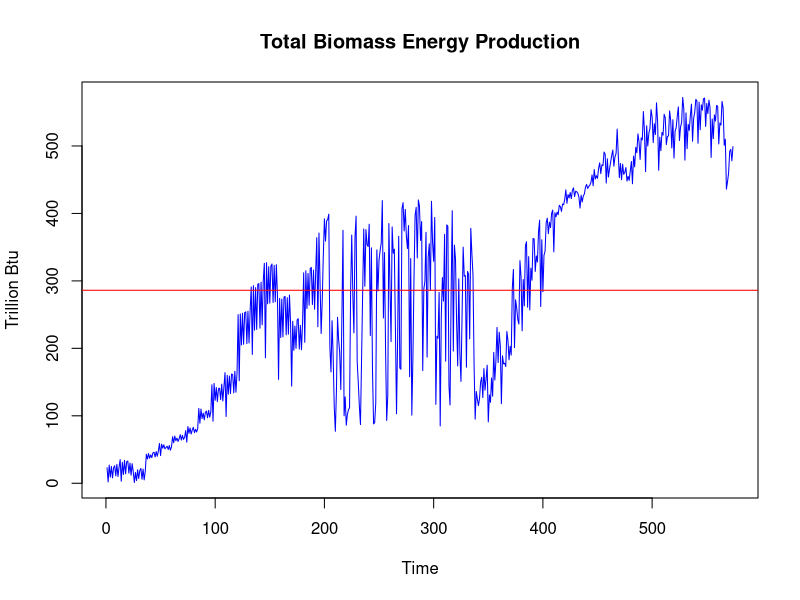
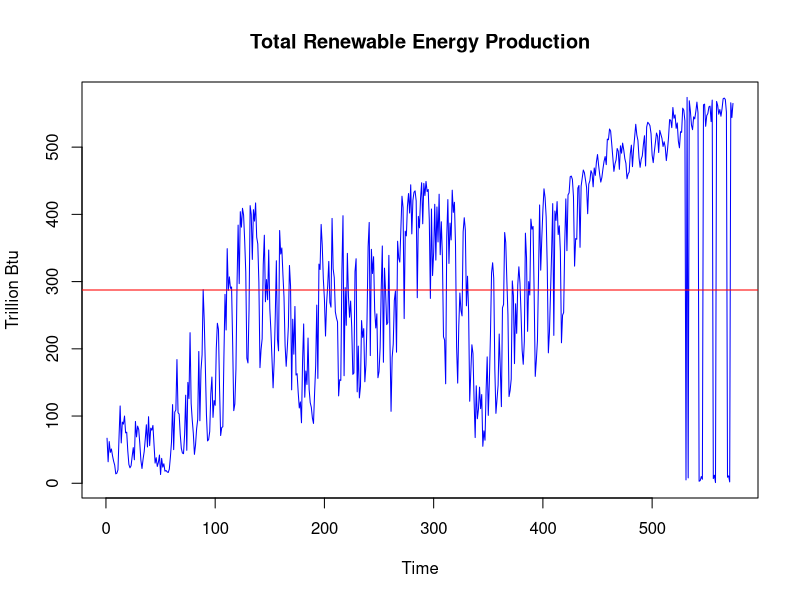
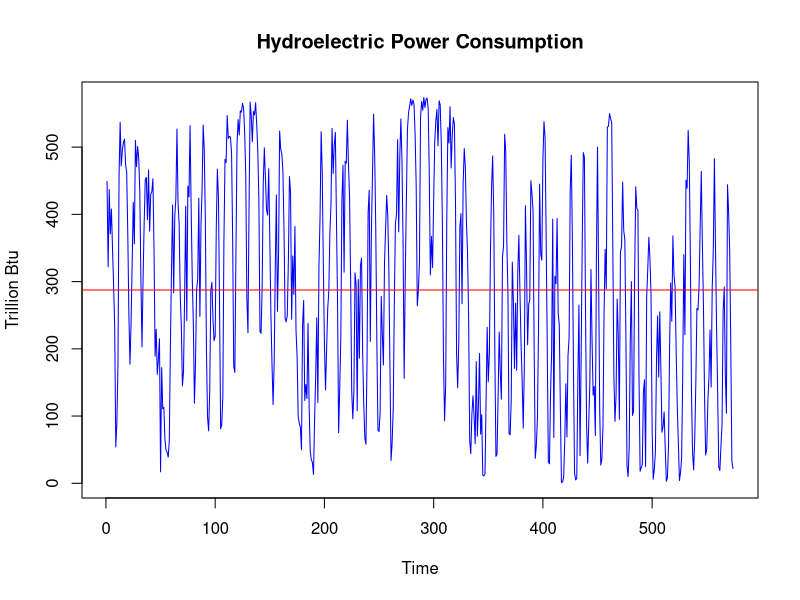
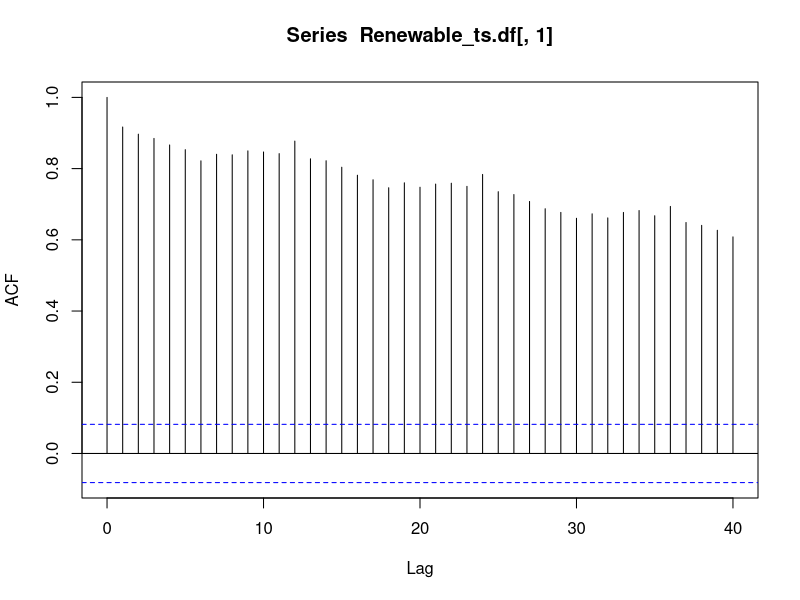
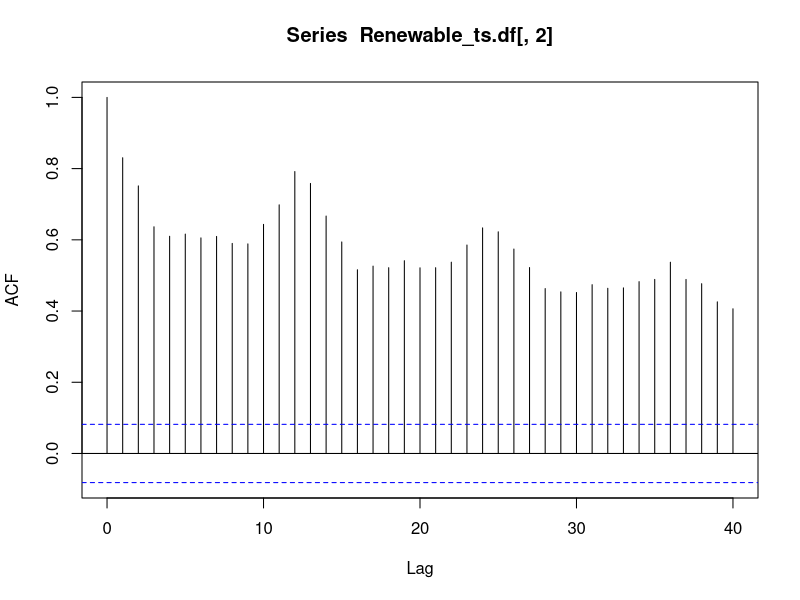
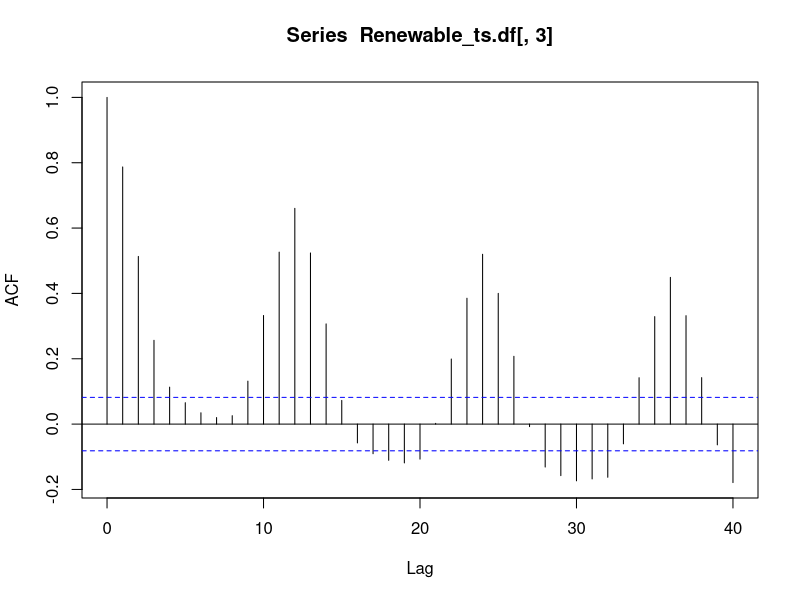
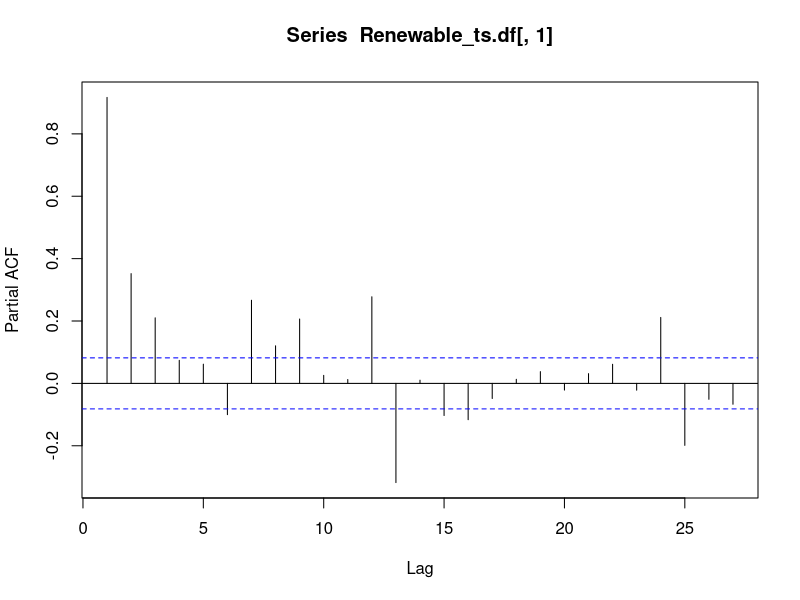
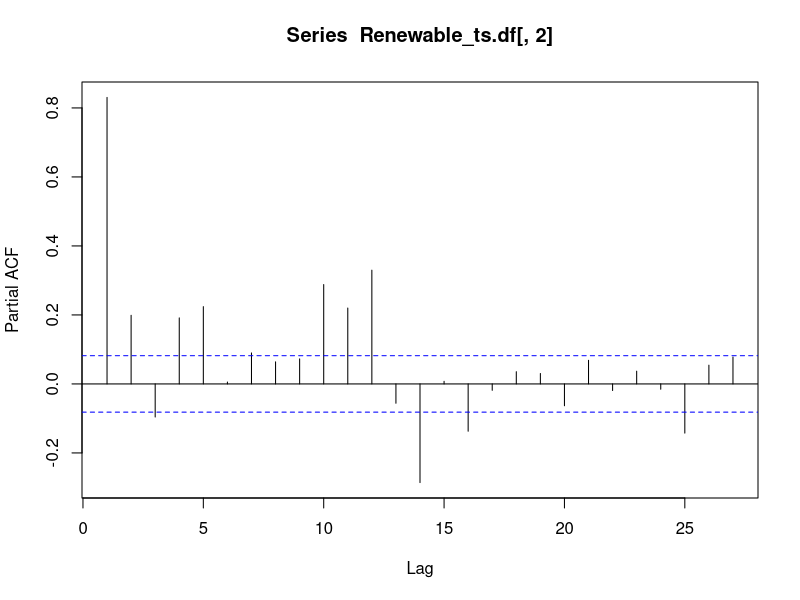

The R script that drew these images, in order:
## ---- chunk 1
#Load/install required package here
library(forecast)
library(tseries)
library(dplyr)
library(readxl)
## ---- chunk 2
#Importing data set
Renewable.df <- read_excel("../Data/Table_10.1_Renewable_Energy_Production_and_Consumption_by_Source.xlsx")
View(Table_10_1_Renewable_Energy_Production_and_Consumption_by_Source)
## ---- chunk 3
Renewable_altered.df<-Renewable.df[12:585,4:6]
colnames(Renewable_altered.df)=c("Total Biomass Energy Production","Total Renewable Energy Production", "Hydroelectric Power Consumption")
## ---- chunk 4
Renewable_ts.df<-ts(Renewable_altered.df, start=1, frequency=1)
## ---- chunk 5
mean(Renewable_ts.df[,1])
sd(Renewable_ts.df[,1])
mean(Renewable_ts.df[,2])
sd(Renewable_ts.df[,2])
mean(Renewable_ts.df[,3])
sd(Renewable_ts.df[,3])
## ---- chunk 6
plot(Renewable_ts.df[,1], ylab="Trillion Btu", col=c("blue"))+abline(h=mean(Renewable_ts.df[,1]), col=c("red"))+title("Total Biomass Energy Production")
plot(Renewable_ts.df[,2], ylab="Trillion Btu", col=c("blue"))+abline(h=mean(Renewable_ts.df[,2]), col=c("red"))+title("Total Renewable Energy Production")
plot(Renewable_ts.df[,3], ylab="Trillion Btu", col=c("blue"))+abline(h=mean(Renewable_ts.df[,3]), col=c("red"))+title("Hydroelectric Power Consumption")

## ---- chunk 7
cor(Renewable_ts.df)
## ---- chunk 8
acf(Renewable_ts.df[,1], lag.max=40)
acf(Renewable_ts.df[,2], lag.max=40)
acf(Renewable_ts.df[,3], lag.max=40)
## ---- chunk 9
pacf(Renewable_ts.df[,1])
pacf(Renewable_ts.df[,2])
pacf(Renewable_ts.df[,3])
